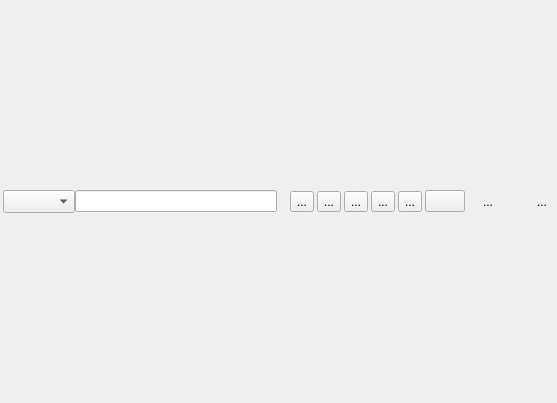
<?xml version="1.0" encoding="UTF-8"?>
<ui version="4.0">
 <class>ScanPopup</class>
 <widget class="QMainWindow" name="ScanPopup">
  <property name="geometry">
   <rect>
    <x>0</x>
    <y>0</y>
    <width>557</width>
    <height>403</height>
   </rect>
  </property>
  <property name="windowTitle">
   <string>Dialog</string>
  </property>
  <widget class="QWidget" name="centralWidget">
   <property name="minimumSize">
    <size>
     <width>280</width>
     <height>100</height>
    </size>
   </property>
   <layout class="QHBoxLayout" name="horizontalLayout_222">
    <property name="leftMargin">
     <number>0</number>
    </property>
    <property name="topMargin">
     <number>0</number>
    </property>
    <property name="rightMargin">
     <number>0</number>
    </property>
    <property name="bottomMargin">
     <number>0</number>
    </property>
    <item>
     <widget class="QFrame" name="outerFrame">
      <property name="frameShape">
       <enum>QFrame::NoFrame</enum>
      </property>
      <property name="frameShadow">
       <enum>QFrame::Raised</enum>
      </property>
      <property name="lineWidth">
       <number>0</number>
      </property>
      <layout class="QVBoxLayout" name="mainLayout">
       <property name="spacing">
        <number>3</number>
       </property>
       <property name="leftMargin">
        <number>3</number>
       </property>
       <property name="topMargin">
        <number>3</number>
       </property>
       <property name="rightMargin">
        <number>3</number>
       </property>
       <property name="bottomMargin">
        <number>3</number>
       </property>
       <item>
        <layout class="QHBoxLayout" name="horizontalLayout_3">
         <item>
          <layout class="QHBoxLayout" name="horizontalLayout">
           <property name="spacing">
            <number>0</number>
           </property>
           <item>
            <widget class="GroupComboBox" name="groupList">
             <property name="sizePolicy">
              <sizepolicy hsizetype="Fixed" vsizetype="Preferred">
               <horstretch>0</horstretch>
               <verstretch>0</verstretch>
              </sizepolicy>
             </property>
             <property name="sizeAdjustPolicy">
              <enum>QComboBox::AdjustToContents</enum>
             </property>
            </widget>
           </item>
           <item>
            <widget class="TranslateBox" name="translateBox">
             <property name="sizePolicy">
              <sizepolicy hsizetype="MinimumExpanding" vsizetype="Fixed">
               <horstretch>0</horstretch>
               <verstretch>0</verstretch>
              </sizepolicy>
             </property>
            </widget>
           </item>
          </layout>
         </item>
         <item>
          <layout class="QHBoxLayout" name="horizontalLayout_2">
           <item>
            <widget class="QLabel" name="queryError">
             <property name="enabled">
              <bool>true</bool>
             </property>
             <property name="text">
              <string/>
             </property>
             <property name="pixmap">
              <pixmap resource="resources.qrc">:/icons/warning.png</pixmap>
             </property>
            </widget>
           </item>
           <item>
            <widget class="QToolButton" name="goBackButton">
             <property name="toolTip">
              <string>Back</string>
             </property>
             <property name="text">
              <string>...</string>
             </property>
             <property name="icon">
              <iconset resource="resources.qrc">
               <normaloff>:/icons/previous.png</normaloff>:/icons/previous.png</iconset>
             </property>
            </widget>
           </item>
           <item>
            <widget class="QToolButton" name="goForwardButton">
             <property name="toolTip">
              <string>Forward</string>
             </property>
             <property name="text">
              <string>...</string>
             </property>
             <property name="icon">
              <iconset resource="resources.qrc">
               <normaloff>:/icons/next.png</normaloff>:/icons/next.png</iconset>
             </property>
            </widget>
           </item>
           <item>
            <widget class="QToolButton" name="pronounceButton">
             <property name="toolTip">
              <string>Pronounce Word (Alt+S)</string>
             </property>
             <property name="text">
              <string>...</string>
             </property>
             <property name="icon">
              <iconset resource="resources.qrc">
               <normaloff>:/icons/playsound.png</normaloff>:/icons/playsound.png</iconset>
             </property>
             <property name="shortcut">
              <string>Alt+S</string>
             </property>
             <property name="autoRaise">
              <bool>false</bool>
             </property>
            </widget>
           </item>
           <item>
            <widget class="QToolButton" name="sendWordButton">
             <property name="toolTip">
              <string>Send word to main window (Alt+W)</string>
             </property>
             <property name="text">
              <string notr="true">...</string>
             </property>
             <property name="icon">
              <iconset resource="resources.qrc">
               <normaloff>:/icons/programicon.png</normaloff>:/icons/programicon.png</iconset>
             </property>
             <property name="shortcut">
              <string>Alt+W</string>
             </property>
            </widget>
           </item>
           <item>
            <widget class="QToolButton" name="sendWordToFavoritesButton">
             <property name="toolTip">
              <string>Add word to Favorites (Ctrl+E)</string>
             </property>
             <property name="text">
              <string notr="true">...</string>
             </property>
             <property name="icon">
              <iconset resource="resources.qrc">
               <normaloff>:/icons/star.png</normaloff>:/icons/star.png</iconset>
             </property>
             <property name="shortcut">
              <string notr="true">Ctrl+E</string>
             </property>
            </widget>
           </item>
           <item>
            <widget class="QPushButton" name="openInBrowser">
             <property name="toolTip">
              <string>Search word in google</string>
             </property>
             <property name="text">
              <string/>
             </property>
             <property name="icon">
              <iconset resource="resources.qrc">
               <normaloff>:/icons/internet.png</normaloff>:/icons/internet.png</iconset>
             </property>
            </widget>
           </item>
           <item>
            <spacer name="horizontalSpacer">
             <property name="orientation">
              <enum>Qt::Horizontal</enum>
             </property>
             <property name="sizeHint" stdset="0">
              <size>
               <width>0</width>
               <height>20</height>
              </size>
             </property>
            </spacer>
           </item>
           <item>
            <widget class="QToolButton" name="showDictionaryBar">
             <property name="toolTip">
              <string>Shows or hides the dictionary bar</string>
             </property>
             <property name="text">
              <string>...</string>
             </property>
             <property name="icon">
              <iconset resource="resources.qrc">
               <normaloff>:/icons/bookcase.png</normaloff>:/icons/bookcase.png</iconset>
             </property>
             <property name="checkable">
              <bool>true</bool>
             </property>
             <property name="checked">
              <bool>false</bool>
             </property>
             <property name="autoRaise">
              <bool>true</bool>
             </property>
            </widget>
           </item>
           <item>
            <widget class="QToolButton" name="onTopButton">
             <property name="toolTip">
              <string>Always stay on top of all other windows</string>
             </property>
             <property name="text">
              <string notr="true"/>
             </property>
             <property name="icon">
              <iconset resource="resources.qrc">
               <normaloff>:/icons/ontop.png</normaloff>:/icons/ontop.png</iconset>
             </property>
             <property name="checkable">
              <bool>true</bool>
             </property>
             <property name="autoRaise">
              <bool>true</bool>
             </property>
            </widget>
           </item>
           <item>
            <widget class="QToolButton" name="pinButton">
             <property name="toolTip">
              <string>Use this to pin down the window so it would stay on screen,
could be resized or managed in other ways.</string>
             </property>
             <property name="text">
              <string>...</string>
             </property>
             <property name="icon">
              <iconset resource="resources.qrc">
               <normaloff>:/icons/pushpin.png</normaloff>:/icons/pushpin.png</iconset>
             </property>
             <property name="checkable">
              <bool>true</bool>
             </property>
             <property name="autoRaise">
              <bool>true</bool>
             </property>
            </widget>
           </item>
          </layout>
         </item>
        </layout>
       </item>
      </layout>
     </widget>
    </item>
   </layout>
  </widget>
 </widget>
 <customwidgets>
  <customwidget>
   <class>GroupComboBox</class>
   <extends>QComboBox</extends>
   <header>groupcombobox.hh</header>
  </customwidget>
  <customwidget>
   <class>TranslateBox</class>
   <extends>QLineEdit</extends>
   <header>translatebox.hh</header>
  </customwidget>
 </customwidgets>
 <resources>
  <include location="resources.qrc"/>
 </resources>
 <connections/>
</ui>
